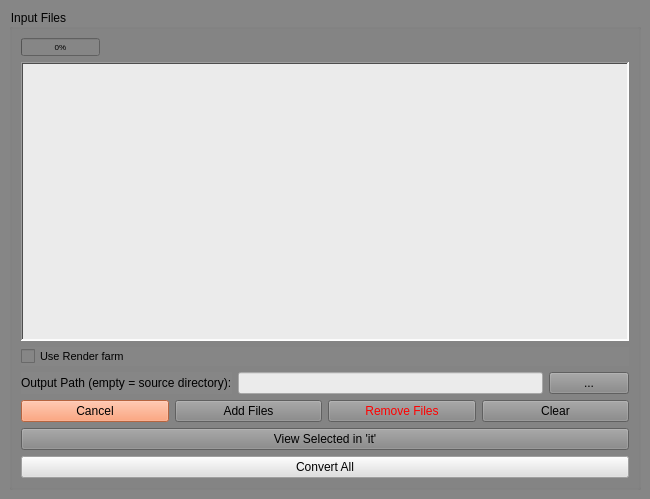
<?xml version="1.0" encoding="UTF-8"?>
<ui version="4.0">
 <class>Tex2Exr</class>
 <widget class="QMainWindow" name="Tex2Exr">
  <property name="geometry">
   <rect>
    <x>0</x>
    <y>0</y>
    <width>650</width>
    <height>499</height>
   </rect>
  </property>
  <property name="windowTitle">
   <string>Tex2Exr</string>
  </property>
  <property name="toolTip">
   <string extracomment="convert tex files to Exr"/>
  </property>
  <property name="tabShape">
   <enum>QTabWidget::Rounded</enum>
  </property>
  <property name="dockNestingEnabled">
   <bool>true</bool>
  </property>
  <widget class="QWidget" name="centralwidget">
   <property name="styleSheet">
    <string notr="true">background-color: rgb(134, 134, 134);</string>
   </property>
   <layout class="QGridLayout" name="gridLayout_2">
    <item row="0" column="0">
     <widget class="QGroupBox" name="groupBox">
      <property name="styleSheet">
       <string notr="true"/>
      </property>
      <property name="title">
       <string>Input Files</string>
      </property>
      <layout class="QGridLayout" name="gridLayout">
       <item row="1" column="0">
        <widget class="QListWidget" name="list_widget">
         <property name="cursor" stdset="0">
          <cursorShape>ArrowCursor</cursorShape>
         </property>
         <property name="mouseTracking">
          <bool>false</bool>
         </property>
         <property name="whatsThis">
          <string extracomment="out"/>
         </property>
         <property name="autoFillBackground">
          <bool>false</bool>
         </property>
         <property name="styleSheet">
          <string notr="true">background-color: rgb(235, 235, 235);
</string>
         </property>
         <property name="frameShape">
          <enum>QFrame::WinPanel</enum>
         </property>
         <property name="frameShadow">
          <enum>QFrame::Sunken</enum>
         </property>
         <property name="editTriggers">
          <set>QAbstractItemView::DoubleClicked|QAbstractItemView::EditKeyPressed</set>
         </property>
         <property name="showDropIndicator" stdset="0">
          <bool>true</bool>
         </property>
         <property name="dragEnabled">
          <bool>false</bool>
         </property>
         <property name="dragDropOverwriteMode">
          <bool>false</bool>
         </property>
         <property name="dragDropMode">
          <enum>QAbstractItemView::DropOnly</enum>
         </property>
         <property name="defaultDropAction">
          <enum>Qt::IgnoreAction</enum>
         </property>
         <property name="alternatingRowColors">
          <bool>true</bool>
         </property>
         <property name="selectionMode">
          <enum>QAbstractItemView::ExtendedSelection</enum>
         </property>
         <property name="movement">
          <enum>QListView::Static</enum>
         </property>
         <property name="flow">
          <enum>QListView::TopToBottom</enum>
         </property>
         <property name="viewMode">
          <enum>QListView::ListMode</enum>
         </property>
         <property name="sortingEnabled">
          <bool>true</bool>
         </property>
        </widget>
       </item>
       <item row="2" column="0">
        <layout class="QVBoxLayout" name="verticalLayout">
         <item>
          <widget class="QCheckBox" name="renderFarm_check">
           <property name="sizePolicy">
            <sizepolicy hsizetype="Minimum" vsizetype="Fixed">
             <horstretch>0</horstretch>
             <verstretch>0</verstretch>
            </sizepolicy>
           </property>
           <property name="font">
            <font>
             <family>Arial</family>
             <pointsize>8</pointsize>
             <weight>50</weight>
             <bold>false</bold>
            </font>
           </property>
           <property name="styleSheet">
            <string notr="true"/>
           </property>
           <property name="text">
            <string>Use Render farm</string>
           </property>
           <property name="checked">
            <bool>false</bool>
           </property>
          </widget>
         </item>
         <item>
          <layout class="QHBoxLayout" name="horizontalLayout_3">
           <item>
            <widget class="QLabel" name="label">
             <property name="text">
              <string>Output Path (empty = source directory):</string>
             </property>
            </widget>
           </item>
           <item>
            <widget class="QLineEdit" name="output_path_le">
             <property name="enabled">
              <bool>true</bool>
             </property>
             <property name="sizePolicy">
              <sizepolicy hsizetype="Expanding" vsizetype="Fixed">
               <horstretch>0</horstretch>
               <verstretch>0</verstretch>
              </sizepolicy>
             </property>
             <property name="toolTip">
              <string>&lt;html&gt;&lt;head/&gt;&lt;body&gt;&lt;p&gt;add custom output Directory here |&lt;span style=&quot; font-weight:600;&quot;&gt; Empty means converted files will be written in same Directory&lt;/span&gt;&lt;/p&gt;&lt;p&gt;&lt;br/&gt;&lt;/p&gt;&lt;/body&gt;&lt;/html&gt;</string>
             </property>
             <property name="whatsThis">
              <string/>
             </property>
             <property name="styleSheet">
              <string notr="true">background-color: rgb(235, 235, 235);</string>
             </property>
             <property name="text">
              <string/>
             </property>
             <property name="frame">
              <bool>true</bool>
             </property>
            </widget>
           </item>
           <item>
            <widget class="QPushButton" name="choos_dir">
             <property name="text">
              <string>...</string>
             </property>
            </widget>
           </item>
          </layout>
         </item>
         <item>
          <layout class="QHBoxLayout" name="horizontalLayout">
           <item>
            <widget class="QPushButton" name="cancel_task">
             <property name="styleSheet">
              <string notr="true">background-color: rgb(255, 142, 90);</string>
             </property>
             <property name="text">
              <string>Cancel</string>
             </property>
            </widget>
           </item>
           <item>
            <widget class="QPushButton" name="add_files">
             <property name="sizePolicy">
              <sizepolicy hsizetype="Minimum" vsizetype="Fixed">
               <horstretch>0</horstretch>
               <verstretch>0</verstretch>
              </sizepolicy>
             </property>
             <property name="toolTip">
              <string>&lt;html&gt;&lt;head/&gt;&lt;body&gt;&lt;p&gt;Load tex files&lt;/p&gt;&lt;/body&gt;&lt;/html&gt;</string>
             </property>
             <property name="styleSheet">
              <string notr="true"/>
             </property>
             <property name="text">
              <string>Add Files</string>
             </property>
            </widget>
           </item>
           <item>
            <widget class="QPushButton" name="remove_files">
             <property name="sizePolicy">
              <sizepolicy hsizetype="Minimum" vsizetype="Fixed">
               <horstretch>0</horstretch>
               <verstretch>0</verstretch>
              </sizepolicy>
             </property>
             <property name="toolTip">
              <string>&lt;html&gt;&lt;head/&gt;&lt;body&gt;&lt;p&gt;Remve selected Tex files&lt;/p&gt;&lt;/body&gt;&lt;/html&gt;</string>
             </property>
             <property name="styleSheet">
              <string notr="true">color: rgb(255, 0, 0);</string>
             </property>
             <property name="text">
              <string>Remove Files</string>
             </property>
            </widget>
           </item>
           <item>
            <widget class="QPushButton" name="clear_files">
             <property name="text">
              <string>Clear</string>
             </property>
            </widget>
           </item>
          </layout>
         </item>
         <item>
          <widget class="QPushButton" name="pushButton">
           <property name="toolTip">
            <string>&lt;html&gt;&lt;head/&gt;&lt;body&gt;&lt;p&gt;Open selected file in RenderMan 'It'&lt;/p&gt;&lt;/body&gt;&lt;/html&gt;</string>
           </property>
           <property name="text">
            <string>View Selected in 'it'</string>
           </property>
          </widget>
         </item>
         <item>
          <layout class="QHBoxLayout" name="horizontalLayout_2">
           <item>
            <widget class="QPushButton" name="convert_files">
             <property name="sizePolicy">
              <sizepolicy hsizetype="Minimum" vsizetype="Fixed">
               <horstretch>0</horstretch>
               <verstretch>0</verstretch>
              </sizepolicy>
             </property>
             <property name="toolTip">
              <string>&lt;html&gt;&lt;head/&gt;&lt;body&gt;&lt;p&gt;Convert All files to EXR&lt;/p&gt;&lt;/body&gt;&lt;/html&gt;</string>
             </property>
             <property name="styleSheet">
              <string notr="true">background-color: rgb(223, 223, 223);

</string>
             </property>
             <property name="text">
              <string>Convert All</string>
             </property>
            </widget>
           </item>
          </layout>
         </item>
        </layout>
       </item>
       <item row="0" column="0">
        <widget class="QProgressBar" name="convert_progress">
         <property name="enabled">
          <bool>true</bool>
         </property>
         <property name="sizePolicy">
          <sizepolicy hsizetype="Fixed" vsizetype="Fixed">
           <horstretch>0</horstretch>
           <verstretch>0</verstretch>
          </sizepolicy>
         </property>
         <property name="font">
          <font>
           <pointsize>6</pointsize>
          </font>
         </property>
         <property name="mouseTracking">
          <bool>true</bool>
         </property>
         <property name="styleSheet">
          <string notr="true"/>
         </property>
         <property name="value">
          <number>0</number>
         </property>
        </widget>
       </item>
      </layout>
     </widget>
    </item>
   </layout>
  </widget>
  <action name="actionOpen">
   <property name="text">
    <string>Open</string>
   </property>
  </action>
 </widget>
 <resources/>
 <connections/>
</ui>
